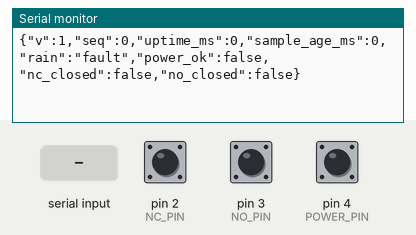
This sketch was run on a simulated Arduino Uno, built with avr-gcc and run on an emulated ATmega328P. Shown: the last lines printed to the serial monitor. The test bench sets the inputs (shaded band); at power-on: pin 2 (NC_PIN) HIGH, pin 3 (NO_PIN) HIGH, pin 4 (POWER_PIN) HIGH.

Above: at 1.2 s.
1.3 s: pin 2 (NC_PIN) pulled LOW for 1 s
At 2.8 s:
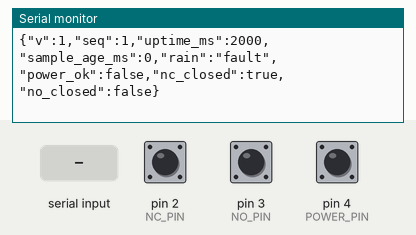
3.8 s: pin 3 (NO_PIN) pulled LOW for 1 s
At 5.5 s:
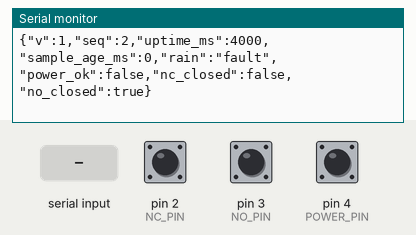
6.3 s: "get\n" received over Serial
At 7.4 s:
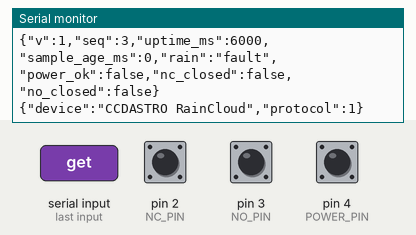
7.8 s: pin 4 (POWER_PIN) pulled LOW for 1 s
At 8.5 s:
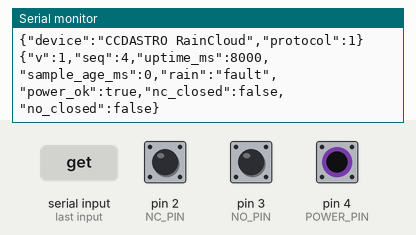
10.3 s: "1\n" received over Serial
At 11.5 s:
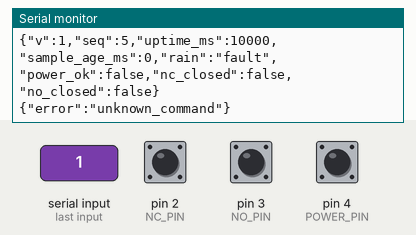
11.8 s: pin 2 (NC_PIN) pulled LOW for 1 s
At 12.8 s:
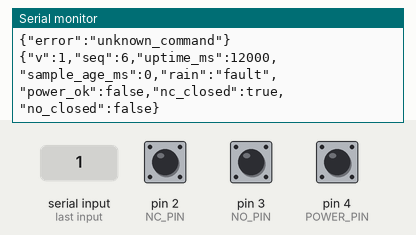

Measured:
- after the input at 1.3 s, the serial monitor: prints a new line after 0.70 s (image 1)
- after the input at 3.8 s, the serial monitor: prints a new line after 0.20 s (image 2)
- after the input at 6.3 s, the serial monitor: prints a new line at once (image 3)
- after the input at 7.8 s, the serial monitor: prints a new line after 0.20 s (image 4)
- after the input at 10.3 s, the serial monitor: prints a new line at once (image 5)
- after the input at 11.8 s, the serial monitor: prints a new line after 0.20 s (image 6)

The sketch:

RainCloudUno.ino
```cpp
#include "Config.h"

// Relay COM -> Uno GND; NC -> D2; NO -> D3. External 10k pullups recommended.
// Power-present optocoupler collector -> D4, emitter -> Uno GND.
constexpr uint8_t NC_PIN = 2, NO_PIN = 3, POWER_PIN = 4;
uint32_t reportAt = 0, contactSince = 0, sequence = 0;
uint8_t lastContacts = 255;
char command[16];
uint8_t commandLength = 0;
bool overflow = false;

// States: fault, rain, settling, dry. No overall SAFE claim is made here.
const char *rainState = "fault";
void updateRain(uint32_t now) {
  bool nc = digitalRead(NC_PIN) == LOW;
  bool no = digitalRead(NO_PIN) == LOW;
  uint8_t contacts = (nc ? 1 : 0) | (no ? 2 : 0);
  if (contacts != lastContacts) { lastContacts = contacts; contactSince = now; }
  if (digitalRead(POWER_PIN) != LOW || nc == no) {
    rainState = "fault"; return;
  }
  if (no) { rainState = "rain"; return; }
  if (now < STARTUP_MS || uint32_t(now - contactSince) < CONTACT_SETTLE_MS) {
    rainState = "settling"; return;
  }
  rainState = "dry";
}

void report(uint32_t now) {
  Serial.print(F("{\"v\":1,\"seq\":")); Serial.print(sequence++);
  Serial.print(F(",\"uptime_ms\":")); Serial.print(now);
  Serial.print(F(",\"sample_age_ms\":")); Serial.print(0);
  Serial.print(F(",\"rain\":\"")); Serial.print(rainState);
  Serial.print(F("\",\"power_ok\":")); Serial.print(digitalRead(POWER_PIN) == LOW ? F("true") : F("false"));
  Serial.print(F(",\"nc_closed\":")); Serial.print(digitalRead(NC_PIN) == LOW ? F("true") : F("false"));
  Serial.print(F(",\"no_closed\":")); Serial.print(digitalRead(NO_PIN) == LOW ? F("true") : F("false"));
  Serial.println(F("}"));
}
void serialCommands(uint32_t now) {
  // Bound work per iteration, so continuous incoming traffic cannot starve rain sampling.
  for (uint8_t n = 0; n < 32 && Serial.available(); ++n) {
    char ch = Serial.read();
    if (ch == '#' || ch == '\n') {
      command[commandLength] = '\0';
      if (overflow) Serial.println(F("{\"error\":\"command_too_long\"}"));
      else if (!strcmp(command, "get")) Serial.println(F("{\"device\":\"CCDASTRO RainCloud\",\"protocol\":1}"));
      else if (!strcmp(command, "getd")) report(now);
      else if (commandLength) Serial.println(F("{\"error\":\"unknown_command\"}"));
      commandLength = 0; overflow = false;
    } else if (ch != '\r') {
      if (commandLength < sizeof(command) - 1 && !overflow) command[commandLength++] = ch;
      else overflow = true;
    }
  }
}
void setup() {
  pinMode(NC_PIN, INPUT_PULLUP); pinMode(NO_PIN, INPUT_PULLUP); pinMode(POWER_PIN, INPUT_PULLUP);
  Serial.begin(9600);
  reportAt = millis() - SAMPLE_MS;
}
void loop() {
  uint32_t now = millis();
  const char *previous = rainState;
  updateRain(now);
  // A wet/fault transition is sent immediately; the heartbeat also detects cable loss.
  if (strcmp(previous, rainState) || uint32_t(now - reportAt) >= SAMPLE_MS) {
    reportAt = now;
    report(now);
  }
  serialCommands(millis());
}
```

Config.h
```cpp
#pragma once
// Dry-out is configured and enforced by WeatherWatcher on Windows.
constexpr unsigned long SAMPLE_MS = 2000;
constexpr unsigned long STARTUP_MS = 30000;
constexpr unsigned long CONTACT_SETTLE_MS = 100;
```
